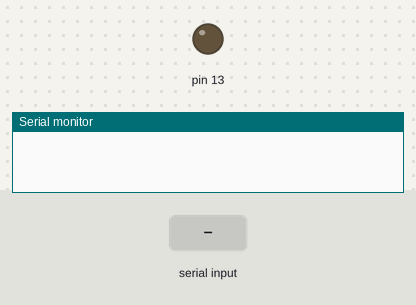
This sketch was run on a simulated Arduino Uno, built with avr-gcc and run on an emulated ATmega328P. On the bench: output pins drawn as LEDs (lit = HIGH), the last lines printed to the serial monitor. The inputs (shaded band) are chosen by the test bench.

Above: at 1.2 s.
1.3 s: "1" received over Serial
At 1.9 s:
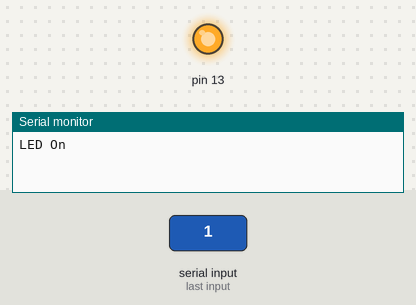
2.8 s: "0" received over Serial
At 3.1 s:
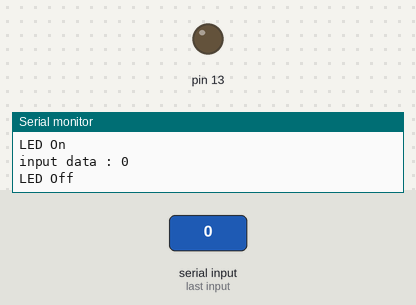
Timing chart, 0 to 5.8 s (numbered marks = the images above; inputs shaded):
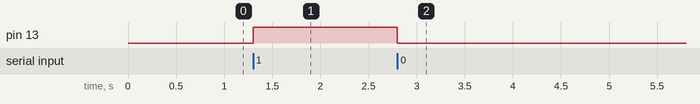

The sketch:

10.serial_test4.ino
```cpp
void setup() {
  Serial.begin(9600);
  pinMode(13, OUTPUT);
}

void loop() {
  if(Serial.available() > 0){
    char a;
    a = Serial.read();
    if(a=='1'){
      digitalWrite(13,HIGH);
      Serial.println("LED On");
    } else {
      digitalWrite(13, LOW);
      Serial.print("input data : ");
      Serial.println(a);
      Serial.println("LED Off");
    }
  }
}
```

Measured:
- after the input at 1.3 s, pin 13: LOW → HIGH at once
- after the input at 2.8 s, pin 13: HIGH → LOW at once
